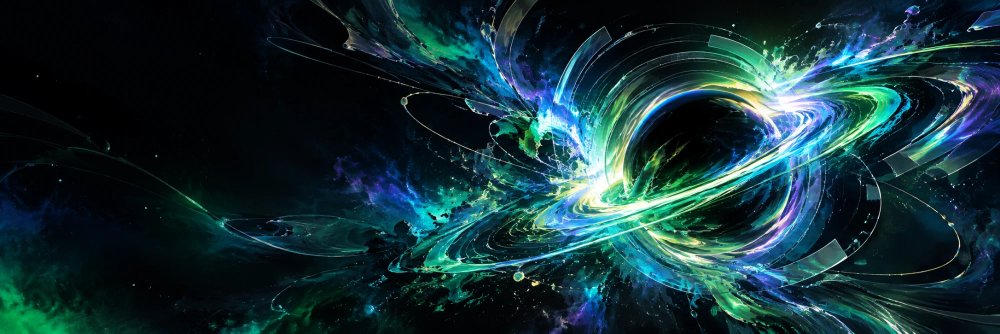
#> input picture reference/cosmic-reference.webp, 2000 x 667 px (shown at 1/2 size); its folder holds only this picture in this run
$ python -i find_circles.py   (imports and definitions only)   (older library calls are emulated)
#> lines starting #> are read from the running program, lines starting #| are printed output that depends on the picture
"""Detect the dominant circle in each candidate image and write circles.json + review sheets.

The film aligns every shot on one circle, so each image needs (cx, cy, r) in pixels.
Scoring: Hough proposals, re-scored by how strongly the image gradient points across the
circumference (a real rim) and how much of the rim is visible inside the image.
"""
import os, sys, json, glob
import numpy as np, cv2

HERE = os.path.dirname(os.path.dirname(os.path.abspath(__file__)))


def rim_score(gx, gy, mag, cx, cy, r):
    h, w = mag.shape; th = np.linspace(0, 2 * np.pi, 360, endpoint=False)
    xs, ys = cx + r * np.cos(th), cy + r * np.sin(th)
    inside = (xs >= 1) & (xs < w - 1) & (ys >= 1) & (ys < h - 1)
    if inside.mean() < 0.55: return 0, inside.mean()
    xi, yi = xs[inside].astype(int), ys[inside].astype(int)
    nx, ny = np.cos(th[inside]), np.sin(th[inside])
    radial = np.abs(gx[yi, xi] * nx + gy[yi, xi] * ny) / (mag[yi, xi] + 1e-6)
    strength = mag[yi, xi] / (np.percentile(mag, 95) + 1e-6)
    support = np.mean((radial > 0.7) & (strength > 0.35))
    return support * inside.mean(), inside.mean()


def detect(path):
#> called with path = '../../reference/cosmic-reference.webp'
    im = cv2.imread(path)
#> im is the input picture: shape (667, 2000, 3); mean B, G, R 54.4, 49.5, 21.1
    if im is None: return None
    s = 640 / max(im.shape[:2]); small = cv2.resize(im, None, fx=s, fy=s, interpolation=cv2.INTER_AREA)
#> after `s = 640 / max(im.shape[:2])`: s = 0.32
#> after `small = cv2.resize(im, None, fx=s, fy=s, interpolation=cv2.INTER_AREA)`:
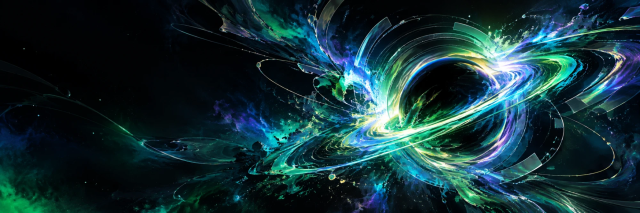
#> small: shape (213, 640, 3); mean B, G, R 54.4, 49.6, 21.1
    g = cv2.GaussianBlur(cv2.cvtColor(small, cv2.COLOR_BGR2GRAY), (0, 0), 2)
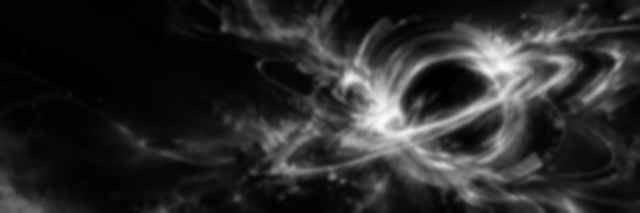
#> g: shape (213, 640); min 0, max 251, mean 41.6
    gx, gy = cv2.Sobel(g, cv2.CV_32F, 1, 0), cv2.Sobel(g, cv2.CV_32F, 0, 1); mag = np.sqrt(gx ** 2 + gy ** 2)
#> after `gx, gy = (cv2.Sobel(g, cv2.CV_32F, 1, 0), cv2.Sobel(g, cv2.CV_32F, 0, `:
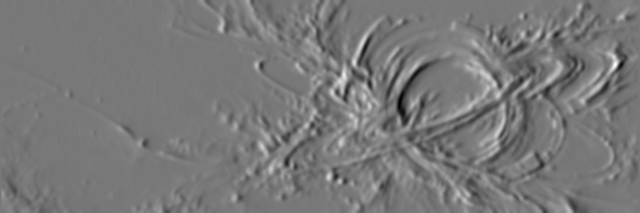
#> gx: shape (213, 640) float32; min -206, max 229, mean 0; drawn with min black and max white
#> after `gx, gy = (cv2.Sobel(g, cv2.CV_32F, 1, 0), cv2.Sobel(g, cv2.CV_32F, 0, `:
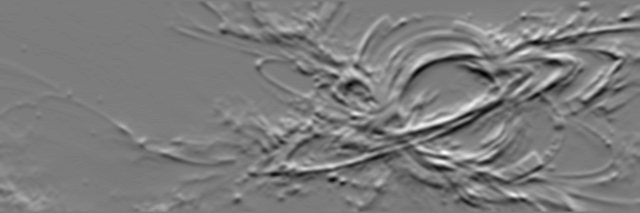
#> gy: shape (213, 640) float32; min -203, max 214, mean 0.7; drawn with min black and max white
#> after `mag = np.sqrt(gx ** 2 + gy ** 2)`:
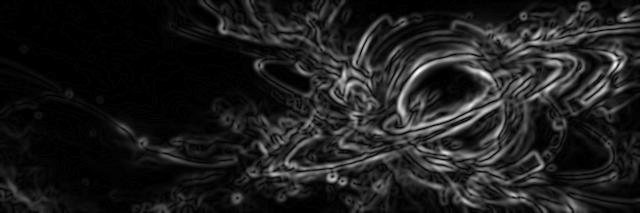
#> mag: shape (213, 640) float32; min 0, max 253.7, mean 29.7
    h, w = g.shape; mn = min(h, w)
#> after `h, w = g.shape`: h = 213; w = 640
#> after `mn = min(h, w)`: mn = 213
    props = []
    for p2 in (40, 28, 18):
        c = cv2.HoughCircles(g, cv2.HOUGH_GRADIENT, dp=1.5, minDist=mn / 8, param1=90, param2=p2,
                             minRadius=int(mn * 0.18), maxRadius=int(mn * 0.75))
        if c is not None: props += [tuple(x) for x in c[0][:12]]
#> after the loop, props = 36 items, first 6: (441.8, 84.75, 90.5), (459.8, 39.75, 149.9), (471.8, 15.75, 154.9), (453.8, 111.8, 54.2), (420.8, 60.75, 110.3), (395.2, 14.25, 130.1)
    best = None
    for cx, cy, r in props:
        sc, vis = rim_score(gx, gy, mag, cx, cy, r)
        sc *= (r / mn) ** 0.5            # prefer the big, hero circle
        if best is None or sc > best[0]: best = (sc, cx / s, cy / s, r / s, vis)
#> this loop made 36 passes
#> (cx, cy, r, support in rim_score, sc, vis, best) on passes 1, 4: (441.8, 84.75, 90.5, 0.511, 0.292, 0.875, (0.292, 1380.5, 264.8, 282.8, 0.875)), (453.8, 111.8, 54.2, 0.719, 0.363, 1, (0.363, 1418, 349.2, 169.4, 1))
#> (cx, cy, r, support in rim_score, sc, vis) on passes 2, 5, 7, 8, 9, 11: (459.8, 39.75, 149.9, 0.383, 0.186, 0.581), (420.8, 60.75, 110.3, 0.478, 0.234, 0.681), (476.2, 60.75, 108.6, 0.405, 0.198, 0.686), (491.2, 86.25, 93.8, 0.415, 0.238, 0.864), (468.8, 182.2, 125.1, 0.372, 0.164, 0.575), (498.8, 120.8, 80.6, 0.433, 0.267, 1)
    return best


# [21 lines not run here, left out]

>>> result = detect('../../reference/cosmic-reference.webp')
#> result = (0.363, 1418, 349.2, 169.4, 1)
